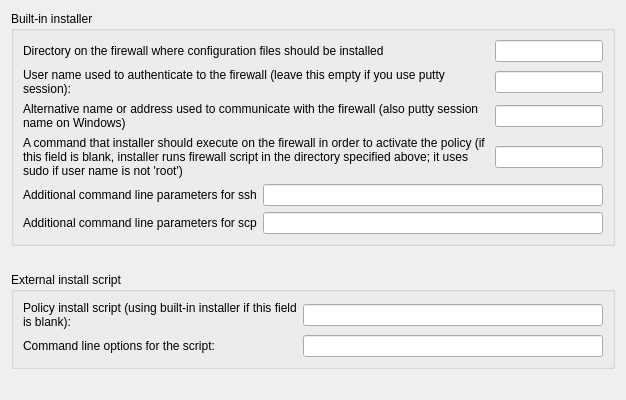
     <widget class="QWidget" name="tab2">
      <attribute name="title">
       <string>Installer</string>
      </attribute>
      <layout class="QGridLayout" name="gridLayout_3">
       <item row="0" column="0">
        <widget class="QGroupBox" name="groupBox4">
         <property name="title">
          <string>Built-in installer</string>
         </property>
         <layout class="QGridLayout" name="gridLayout_2">
          <item row="0" column="0">
           <widget class="QLabel" name="label556">
            <property name="text">
             <string>Directory on the firewall where configuration files should be installed</string>
            </property>
            <property name="alignment">
             <set>Qt::AlignmentFlag::AlignLeading|Qt::AlignmentFlag::AlignLeft|Qt::AlignmentFlag::AlignVCenter</set>
            </property>
            <property name="wordWrap">
             <bool>true</bool>
            </property>
           </widget>
          </item>
          <item row="0" column="1">
           <widget class="QLineEdit" name="ipf_fw_dir">
            <property name="sizePolicy">
             <sizepolicy hsizetype="Fixed" vsizetype="Fixed">
              <horstretch>0</horstretch>
              <verstretch>0</verstretch>
             </sizepolicy>
            </property>
           </widget>
          </item>
          <item row="1" column="0">
           <widget class="QLabel" name="textLabel1_2">
            <property name="text">
             <string>User name used to authenticate to the firewall (leave this empty if you use putty session):</string>
            </property>
            <property name="alignment">
             <set>Qt::AlignmentFlag::AlignLeading|Qt::AlignmentFlag::AlignLeft|Qt::AlignmentFlag::AlignVCenter</set>
            </property>
            <property name="wordWrap">
             <bool>true</bool>
            </property>
           </widget>
          </item>
          <item row="1" column="1">
           <widget class="QLineEdit" name="ipf_user">
            <property name="sizePolicy">
             <sizepolicy hsizetype="Fixed" vsizetype="Fixed">
              <horstretch>0</horstretch>
              <verstretch>0</verstretch>
             </sizepolicy>
            </property>
           </widget>
          </item>
          <item row="2" column="0">
           <widget class="QLabel" name="textLabel1_3">
            <property name="text">
             <string>Alternative name or address used to communicate with the firewall (also putty session name on Windows)</string>
            </property>
            <property name="alignment">
             <set>Qt::AlignmentFlag::AlignLeading|Qt::AlignmentFlag::AlignLeft|Qt::AlignmentFlag::AlignTop</set>
            </property>
            <property name="wordWrap">
             <bool>true</bool>
            </property>
           </widget>
          </item>
          <item row="2" column="1">
           <widget class="QLineEdit" name="altAddress">
            <property name="sizePolicy">
             <sizepolicy hsizetype="Fixed" vsizetype="Fixed">
              <horstretch>0</horstretch>
              <verstretch>0</verstretch>
             </sizepolicy>
            </property>
           </widget>
          </item>
          <item row="3" column="0">
           <widget class="QLabel" name="textLabel1_4">
            <property name="text">
             <string>A command that installer should execute on the firewall in order to activate the policy (if this field is blank, installer runs firewall script in the directory specified above; it uses sudo if user name is not 'root')</string>
            </property>
            <property name="alignment">
             <set>Qt::AlignmentFlag::AlignVCenter</set>
            </property>
            <property name="wordWrap">
             <bool>true</bool>
            </property>
           </widget>
          </item>
          <item row="3" column="1">
           <widget class="QLineEdit" name="activationCmd">
            <property name="sizePolicy">
             <sizepolicy hsizetype="Fixed" vsizetype="Fixed">
              <horstretch>0</horstretch>
              <verstretch>0</verstretch>
             </sizepolicy>
            </property>
           </widget>
          </item>
          <item row="4" column="0" colspan="2">
           <layout class="QHBoxLayout">
            <item>
             <widget class="QLabel" name="textLabel1_7">
              <property name="text">
               <string>Additional command line parameters for ssh</string>
              </property>
              <property name="wordWrap">
               <bool>false</bool>
              </property>
             </widget>
            </item>
            <item>
             <widget class="QLineEdit" name="sshArgs">
              <property name="sizePolicy">
               <sizepolicy hsizetype="Expanding" vsizetype="Fixed">
                <horstretch>0</horstretch>
                <verstretch>0</verstretch>
               </sizepolicy>
              </property>
              <property name="minimumSize">
               <size>
                <width>300</width>
                <height>0</height>
               </size>
              </property>
             </widget>
            </item>
           </layout>
          </item>
          <item row="5" column="0" colspan="2">
           <layout class="QHBoxLayout" name="_2">
            <item>
             <widget class="QLabel" name="textLabel1_8">
              <property name="text">
               <string>Additional command line parameters for scp</string>
              </property>
              <property name="wordWrap">
               <bool>false</bool>
              </property>
             </widget>
            </item>
            <item>
             <widget class="QLineEdit" name="scpArgs">
              <property name="sizePolicy">
               <sizepolicy hsizetype="Expanding" vsizetype="Fixed">
                <horstretch>0</horstretch>
                <verstretch>0</verstretch>
               </sizepolicy>
              </property>
              <property name="minimumSize">
               <size>
                <width>300</width>
                <height>0</height>
               </size>
              </property>
             </widget>
            </item>
           </layout>
          </item>
         </layout>
        </widget>
       </item>
       <item row="1" column="0">
        <spacer>
         <property name="orientation">
          <enum>Qt::Orientation::Vertical</enum>
         </property>
         <property name="sizeType">
          <enum>QSizePolicy::Policy::Fixed</enum>
         </property>
         <property name="sizeHint" stdset="0">
          <size>
           <width>20</width>
           <height>20</height>
          </size>
         </property>
        </spacer>
       </item>
       <item row="3" column="0">
        <widget class="QGroupBox" name="groupBox3">
         <property name="title">
          <string>External install script</string>
         </property>
         <layout class="QGridLayout" name="gridLayout_127">
          <item row="0" column="0">
           <layout class="QHBoxLayout" name="horizontalLayout">
            <item>
             <widget class="QLabel" name="textLabel5_2">
              <property name="sizePolicy">
               <sizepolicy hsizetype="Expanding" vsizetype="Preferred">
                <horstretch>0</horstretch>
                <verstretch>0</verstretch>
               </sizepolicy>
              </property>
              <property name="text">
               <string>Policy install script (using built-in installer if this field is blank):</string>
              </property>
              <property name="alignment">
               <set>Qt::AlignmentFlag::AlignLeading|Qt::AlignmentFlag::AlignLeft|Qt::AlignmentFlag::AlignVCenter</set>
              </property>
              <property name="wordWrap">
               <bool>true</bool>
              </property>
             </widget>
            </item>
            <item>
             <widget class="QLineEdit" name="installScript">
              <property name="sizePolicy">
               <sizepolicy hsizetype="Fixed" vsizetype="Fixed">
                <horstretch>0</horstretch>
                <verstretch>0</verstretch>
               </sizepolicy>
              </property>
              <property name="minimumSize">
               <size>
                <width>300</width>
                <height>0</height>
               </size>
              </property>
             </widget>
            </item>
           </layout>
          </item>
          <item row="1" column="0">
           <layout class="QHBoxLayout" name="horizontalLayout_2">
            <item>
             <widget class="QLabel" name="textLabel6_2">
              <property name="sizePolicy">
               <sizepolicy hsizetype="Expanding" vsizetype="Preferred">
                <horstretch>0</horstretch>
                <verstretch>0</verstretch>
               </sizepolicy>
              </property>
              <property name="text">
               <string>Command line options for the script:</string>
              </property>
              <property name="alignment">
               <set>Qt::AlignmentFlag::AlignLeading|Qt::AlignmentFlag::AlignLeft|Qt::AlignmentFlag::AlignVCenter</set>
              </property>
              <property name="wordWrap">
               <bool>true</bool>
              </property>
             </widget>
            </item>
            <item>
             <widget class="QLineEdit" name="installScriptArgs">
              <property name="sizePolicy">
               <sizepolicy hsizetype="Fixed" vsizetype="Fixed">
                <horstretch>0</horstretch>
                <verstretch>0</verstretch>
               </sizepolicy>
              </property>
              <property name="minimumSize">
               <size>
                <width>300</width>
                <height>0</height>
               </size>
              </property>
             </widget>
            </item>
           </layout>
          </item>
         </layout>
        </widget>
       </item>
       <item row="4" column="0">
        <spacer>
         <property name="orientation">
          <enum>Qt::Orientation::Vertical</enum>
         </property>
         <property name="sizeType">
          <enum>QSizePolicy::Policy::Expanding</enum>
         </property>
         <property name="sizeHint" stdset="0">
          <size>
           <width>20</width>
           <height>20</height>
          </size>
         </property>
        </spacer>
       </item>
      </layout>
     </widget>
